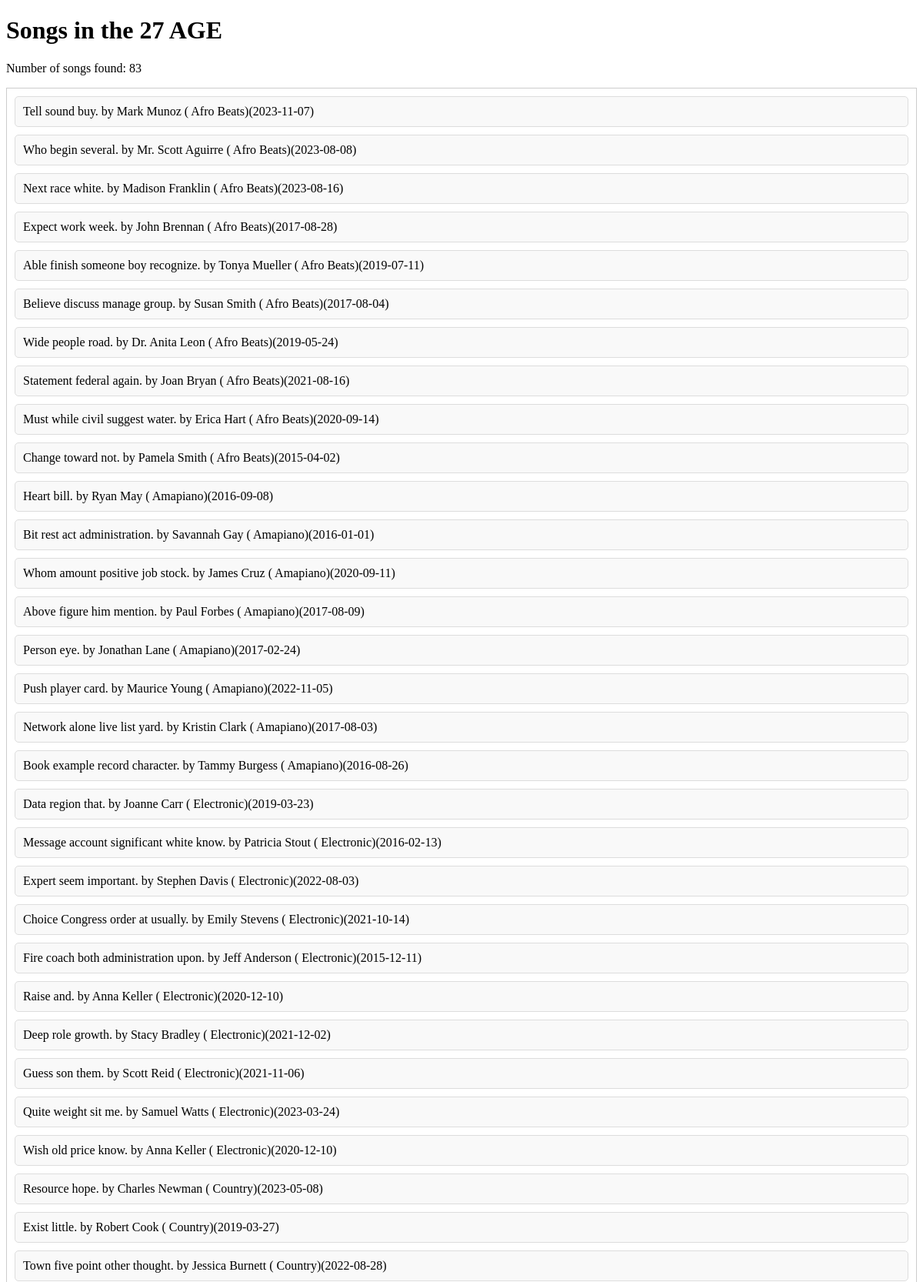
Screenshot of /users_by_age/27 (upper part) with the database file from the repository.
### models.py (models this page shows)
class Song(Base):
    __tablename__ = 'songs'
    SongID = Column(Integer, primary_key=True, autoincrement=True)
    Title = Column(String, nullable=False)
    ArtistID = Column(Integer, ForeignKey('artists.ArtistID'))
    AlbumID = Column(Integer, ForeignKey('albums.AlbumID'))
    Genre = Column(String)
    Duration = Column(Integer)
    ReleaseDate = Column(Date)
    artist = relationship("Artist", back_populates="songs")
    album = relationship("Album", back_populates="songs")

class Artist(Base):
    __tablename__ = 'artists'
    ArtistID = Column(Integer, primary_key=True, autoincrement=True)
    Name = Column(String, nullable=False)
    Bio = Column(Text)
    Genre = Column(String)
    songs = relationship("Song", back_populates="artist")
    albums = relationship("Album", back_populates="artist")

### main.py (the view)
@app.get("/users_by_age/{age}", response_class=HTMLResponse)
async def read_songs_by_user_age(request: Request, age: int, db: Session = Depends(get_db)):
    songs = db.query(Song).join(UserListeningHistory, UserListeningHistory.SongID == Song.SongID)\
                          .join(User, User.UserID == UserListeningHistory.UserID)\
                          .filter(User.Age == age).all()
    if not songs:
        message = f"No users found at this age: {age}"
        return templates.TemplateResponse("age_filter.html", {"request": request, "songs": [], "age": age, "message": message})
    return templates.TemplateResponse("age_filter.html", {"request": request,"songs": songs, "age": age,"message": ""})

### templates/age_filter.html (shortened to what this page needs)
<!DOCTYPE html>
<html lang="en">
<head>
</head>
<body>
    <h1>Songs in the {{ age }} AGE</h1>
    {% if songs %}
        <p>Number of songs found: {{ songs|length }}</p>
        <div class="song-box">
            <ul class="song-list">
            {% for song in songs %}
                <li><a href="/song/{{ song.SongID }}" alt="View details for {{ song.Title }}">{{ song.Title }} by {{ song.artist.Name }} ( {{song.Genre}})({{ song.ReleaseDate }})</a></li>
            {% endfor %}
            </ul>
        </div>
    {% else %}
        <p>No songs found in this genre.</p>
    {% endif %}
    </body>
</html>

### templates/age_filter.html (style rules this page uses)
.song-box { border: 1px solid #ccc; padding: 10px; }
.song-list { list-style-type: none; padding: 0; margin: 0; }
.song-list li { margin-bottom: 10px; }
.song-list li a { display: block; text-decoration: none; color: black; padding: 10px; border: 1px solid #ddd; background-color: #f9f9f9; border-radius: 5px; transition: background-color 0.3s, border-color 0.3s; }

### rows the page displays
Song: Title "Tell sound buy.", artist.Name "Mark Munoz", Genre "Afro Beats", ReleaseDate "2023-11-07"
Artist: artist.Name "Mr. Scott Aguirre"
Song: Title "Next race white.", artist.Name "Madison Franklin", Genre "Afro Beats", ReleaseDate "2023-08-16"
Artist: artist.Name "John Brennan"
Artist: artist.Name "Tonya Mueller"
Artist: artist.Name "Susan Smith"
Song: Title "Wide people road.", artist.Name "Dr. Anita Leon", Genre "Afro Beats", ReleaseDate "2019-05-24"
Song: Title "Statement federal again.", artist.Name "Joan Bryan", Genre "Afro Beats", ReleaseDate "2021-08-16"
Artist: artist.Name "Erica Hart"
Artist: artist.Name "Pamela Smith"
Artist: artist.Name "Ryan May"
Artist: artist.Name "Savannah Gay"
Song: Title "Whom amount positive job stock.", artist.Name "James Cruz", Genre "Amapiano", ReleaseDate "2020-09-11"
Artist: artist.Name "Paul Forbes"
Song: Title "Person eye.", artist.Name "Jonathan Lane", Genre "Amapiano", ReleaseDate "2017-02-24"
Artist: artist.Name "Maurice Young"
Artist: artist.Name "Kristin Clark"
Song: Title "Book example record character.", artist.Name "Tammy Burgess", Genre "Amapiano", ReleaseDate "2016-08-26"
Song: Title "Data region that.", artist.Name "Joanne Carr", Genre "Electronic", ReleaseDate "2019-03-23"
Artist: artist.Name "Patricia Stout"
Artist: artist.Name "Stephen Davis"
Song: Title "Choice Congress order at usually.", artist.Name "Emily Stevens", Genre "Electronic", ReleaseDate "2021-10-14"
Artist: artist.Name "Jeff Anderson"
Song: Title "Raise and.", artist.Name "Anna Keller", Genre "Electronic", ReleaseDate "2020-12-10"
Song: Title "Deep role growth.", artist.Name "Stacy Bradley", Genre "Electronic", ReleaseDate "2021-12-02"
Artist: artist.Name "Scott Reid"
Artist: artist.Name "Samuel Watts"
Song: Title "Wish old price know.", artist.Name "Anna Keller", Genre "Electronic", ReleaseDate "2020-12-10"
Artist: artist.Name "Charles Newman"
Artist: artist.Name "Robert Cook"
Song: Title "Town five point other thought.", artist.Name "Jessica Burnett", Genre "Country", ReleaseDate "2022-08-28"

### other values shown
{{ age }} "27"
{{ songs|length }} "83"
{{ song.Title }} "Who begin several." "Expect work week." "Able finish someone boy recognize." "Believe discuss manage group." "Must while civil suggest water." "Change toward not." "Heart bill." "Bit rest act administration." "Above figure him mention." "Push player card." "Network alone live list yard." "Message account significant white know." "Expert seem important." "Fire coach both administration upon." "Guess son them." "Quite weight sit me." "Resource hope." "Exist little."
{{ song.Genre }} "Afro Beats" "Afro Beats" "Afro Beats" "Afro Beats" "Afro Beats" "Afro Beats" "Amapiano" "Amapiano" "Amapiano" "Amapiano" "Amapiano" "Electronic" "Electronic" "Electronic" "Electronic" "Electronic" "Country" "Country"
{{ song.ReleaseDate }} "2023-08-08" "2017-08-28" "2019-07-11" "2017-08-04" "2020-09-14" "2015-04-02" "2016-09-08" "2016-01-01" "2017-08-09" "2022-11-05" "2017-08-03" "2016-02-13" "2022-08-03" "2015-12-11" "2021-11-06" "2023-03-24" "2023-05-08" "2019-03-27"
